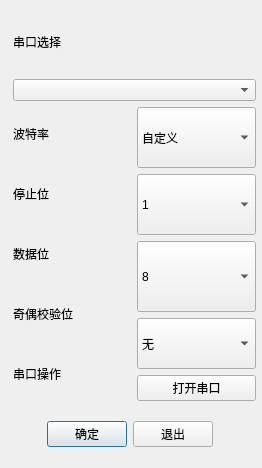
<?xml version="1.0" encoding="UTF-8"?>
<ui version="4.0">
 <class>PortDialog</class>
 <widget class="QDialog" name="PortDialog">
  <property name="geometry">
   <rect>
    <x>0</x>
    <y>0</y>
    <width>262</width>
    <height>468</height>
   </rect>
  </property>
  <property name="windowTitle">
   <string>Dialog</string>
  </property>
  <property name="styleSheet">
   <string notr="true">background-image: url(:/new/prefix1/QTtest/QT图片/photo-1492011221367-f47e3ccd77a0.jpg);</string>
  </property>
  <widget class="QWidget" name="layoutWidget">
   <property name="geometry">
    <rect>
     <x>0</x>
     <y>420</y>
     <width>260</width>
     <height>28</height>
    </rect>
   </property>
   <layout class="QHBoxLayout" name="horizontalLayout_2">
    <item>
     <spacer name="horizontalSpacer">
      <property name="orientation">
       <enum>Qt::Horizontal</enum>
      </property>
      <property name="sizeHint" stdset="0">
       <size>
        <width>40</width>
        <height>20</height>
       </size>
      </property>
     </spacer>
    </item>
    <item>
     <widget class="QPushButton" name="sureBtn">
      <property name="text">
       <string>确定</string>
      </property>
     </widget>
    </item>
    <item>
     <widget class="QPushButton" name="quitBtn">
      <property name="text">
       <string>退出</string>
      </property>
     </widget>
    </item>
    <item>
     <spacer name="horizontalSpacer_2">
      <property name="orientation">
       <enum>Qt::Horizontal</enum>
      </property>
      <property name="sizeHint" stdset="0">
       <size>
        <width>40</width>
        <height>20</height>
       </size>
      </property>
     </spacer>
    </item>
   </layout>
  </widget>
  <widget class="QWidget" name="layoutWidget">
   <property name="geometry">
    <rect>
     <x>13</x>
     <y>10</y>
     <width>243</width>
     <height>391</height>
    </rect>
   </property>
   <layout class="QVBoxLayout" name="verticalLayout_5">
    <item>
     <layout class="QVBoxLayout" name="verticalLayout_4">
      <item>
       <widget class="QLabel" name="label_2">
        <property name="minimumSize">
         <size>
          <width>239</width>
          <height>30</height>
         </size>
        </property>
        <property name="text">
         <string>串口选择</string>
        </property>
       </widget>
      </item>
      <item>
       <widget class="QComboBox" name="portNameComboBox">
        <item>
         <property name="text">
          <string/>
         </property>
        </item>
       </widget>
      </item>
     </layout>
    </item>
    <item>
     <layout class="QHBoxLayout" name="horizontalLayout">
      <item>
       <layout class="QVBoxLayout" name="verticalLayout">
        <item>
         <widget class="QLabel" name="label_14">
          <property name="text">
           <string>波特率</string>
          </property>
         </widget>
        </item>
        <item>
         <widget class="QLabel" name="label_15">
          <property name="text">
           <string>停止位</string>
          </property>
         </widget>
        </item>
        <item>
         <widget class="QLabel" name="label_16">
          <property name="text">
           <string>数据位</string>
          </property>
         </widget>
        </item>
        <item>
         <widget class="QLabel" name="label_17">
          <property name="text">
           <string>奇偶校验位</string>
          </property>
         </widget>
        </item>
        <item>
         <widget class="QLabel" name="label_18">
          <property name="text">
           <string>串口操作</string>
          </property>
         </widget>
        </item>
       </layout>
      </item>
      <item>
       <layout class="QVBoxLayout" name="verticalLayout_3">
        <item>
         <layout class="QVBoxLayout" name="verticalLayout_2">
          <item>
           <widget class="QComboBox" name="baudComboBox">
            <property name="minimumSize">
             <size>
              <width>119</width>
              <height>61</height>
             </size>
            </property>
            <property name="maximumSize">
             <size>
              <width>119</width>
              <height>61</height>
             </size>
            </property>
            <item>
             <property name="text">
              <string>自定义</string>
             </property>
            </item>
            <item>
             <property name="text">
              <string>1382400</string>
             </property>
            </item>
            <item>
             <property name="text">
              <string>921600</string>
             </property>
            </item>
            <item>
             <property name="text">
              <string>460800</string>
             </property>
            </item>
            <item>
             <property name="text">
              <string>256000</string>
             </property>
            </item>
            <item>
             <property name="text">
              <string>230400</string>
             </property>
            </item>
            <item>
             <property name="text">
              <string>128000</string>
             </property>
            </item>
            <item>
             <property name="text">
              <string>115200</string>
             </property>
            </item>
            <item>
             <property name="text">
              <string>76800</string>
             </property>
            </item>
            <item>
             <property name="text">
              <string>57600</string>
             </property>
            </item>
            <item>
             <property name="text">
              <string>43000</string>
             </property>
            </item>
            <item>
             <property name="text">
              <string>38400</string>
             </property>
            </item>
            <item>
             <property name="text">
              <string>19200</string>
             </property>
            </item>
            <item>
             <property name="text">
              <string>14400</string>
             </property>
            </item>
            <item>
             <property name="text">
              <string>9600</string>
             </property>
            </item>
            <item>
             <property name="text">
              <string>4800</string>
             </property>
            </item>
            <item>
             <property name="text">
              <string>2400</string>
             </property>
            </item>
            <item>
             <property name="text">
              <string>1200</string>
             </property>
            </item>
           </widget>
          </item>
          <item>
           <widget class="QComboBox" name="stopBitComboBox">
            <property name="minimumSize">
             <size>
              <width>119</width>
              <height>61</height>
             </size>
            </property>
            <property name="maximumSize">
             <size>
              <width>119</width>
              <height>61</height>
             </size>
            </property>
            <item>
             <property name="text">
              <string>1</string>
             </property>
            </item>
            <item>
             <property name="text">
              <string>1.5</string>
             </property>
            </item>
            <item>
             <property name="text">
              <string>2</string>
             </property>
            </item>
           </widget>
          </item>
          <item>
           <widget class="QComboBox" name="dataBitComboBox">
            <property name="minimumSize">
             <size>
              <width>119</width>
              <height>71</height>
             </size>
            </property>
            <property name="maximumSize">
             <size>
              <width>119</width>
              <height>71</height>
             </size>
            </property>
            <item>
             <property name="text">
              <string>8</string>
             </property>
            </item>
            <item>
             <property name="text">
              <string>7</string>
             </property>
            </item>
            <item>
             <property name="text">
              <string>6</string>
             </property>
            </item>
            <item>
             <property name="text">
              <string>5</string>
             </property>
            </item>
           </widget>
          </item>
          <item>
           <widget class="QComboBox" name="checkBitComboBox">
            <property name="minimumSize">
             <size>
              <width>119</width>
              <height>51</height>
             </size>
            </property>
            <property name="maximumSize">
             <size>
              <width>119</width>
              <height>51</height>
             </size>
            </property>
            <item>
             <property name="text">
              <string>无</string>
             </property>
            </item>
            <item>
             <property name="text">
              <string>奇校验</string>
             </property>
            </item>
            <item>
             <property name="text">
              <string>偶校验</string>
             </property>
            </item>
           </widget>
          </item>
         </layout>
        </item>
        <item>
         <widget class="QPushButton" name="openClosePushButton">
          <property name="text">
           <string>打开串口</string>
          </property>
          <property name="icon">
           <iconset>
            <normaloff>../QTtest/图片/微信图片_20191110172409.jpg</normaloff>../QTtest/图片/微信图片_20191110172409.jpg</iconset>
          </property>
          <property name="iconSize">
           <size>
            <width>30</width>
            <height>30</height>
           </size>
          </property>
         </widget>
        </item>
       </layout>
      </item>
     </layout>
    </item>
   </layout>
  </widget>
 </widget>
 <resources/>
 <connections/>
</ui>
